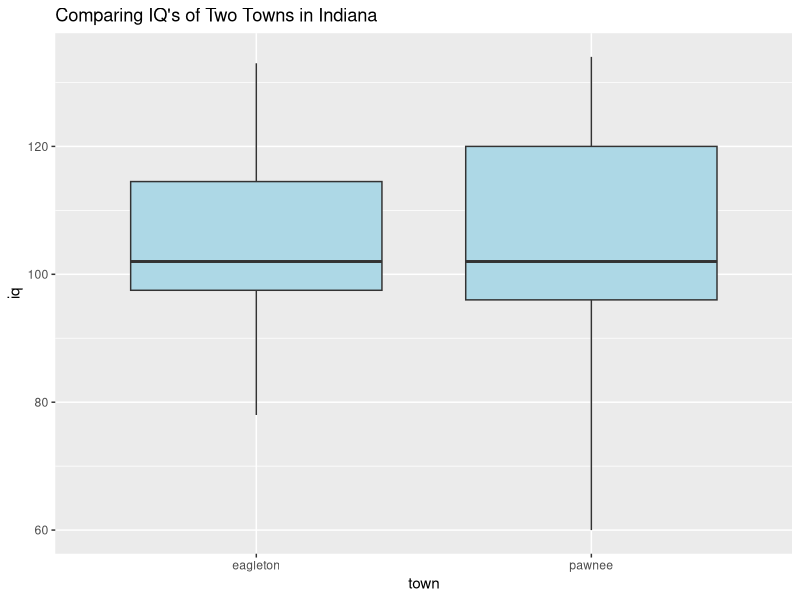
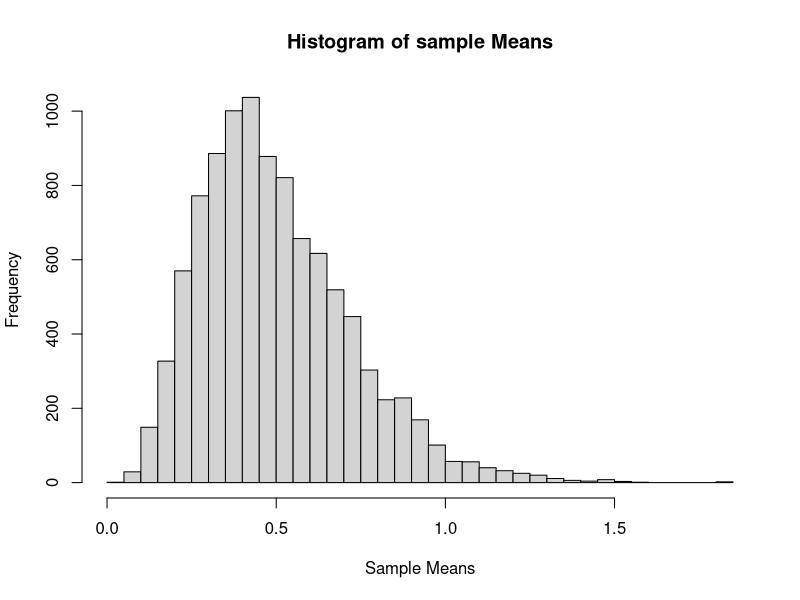
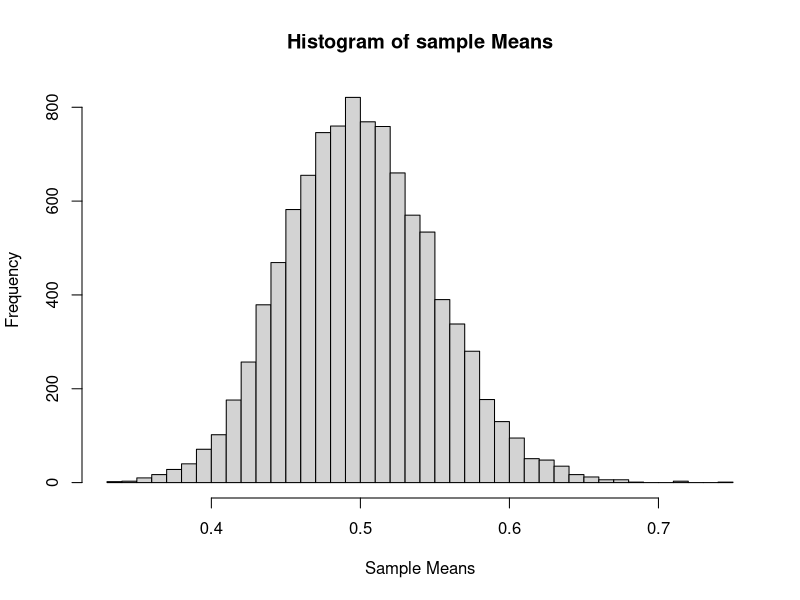
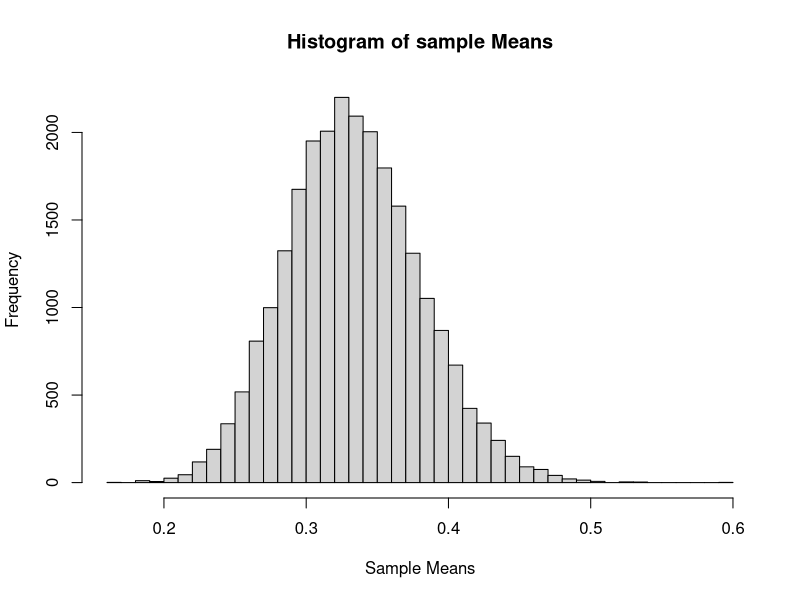
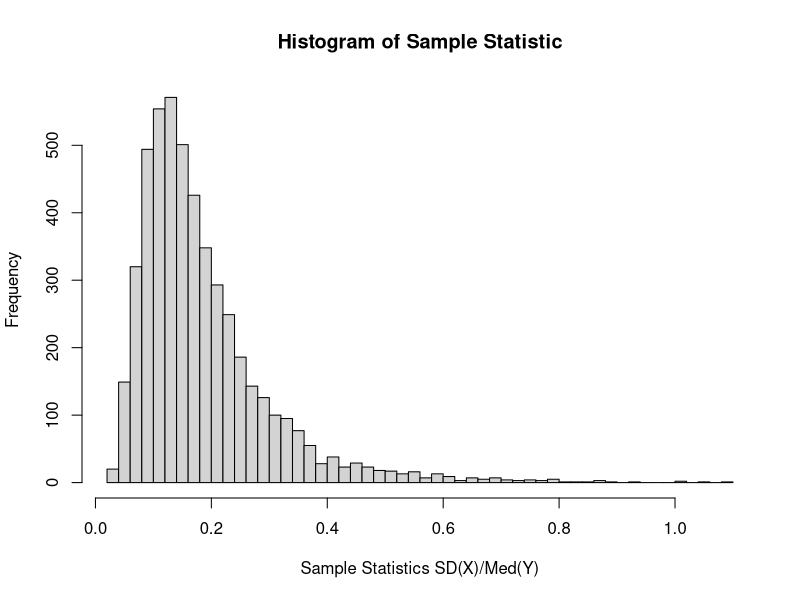

These figures' R source, in order:
## ---- chunk 1
a = 1:10
b = 10:1
c = rep(1, times = 10)
d = 2 ^ (1:10)
## ---- chunk 2
intelligence <- read.csv("intelligence.csv")
## ---- chunk 3
library(ggplot2)
ggplot(intelligence,aes(x=town,y=iq))+geom_boxplot(fill="light blue") + ggtitle("Comparing IQ's of Two Towns in Indiana")
## ---- chunk 4
#Subset Data
pawneeIQ <- intelligence[intelligence$town == "pawnee",1]
eagletonIQ <- intelligence[intelligence$town == "eagleton",1]

t.test(eagletonIQ, pawneeIQ, alternative=c("greater"),var.equal=TRUE)$p.value
## ---- chunk 5
t.test(eagletonIQ,pawneeIQ,alternative=c("two.sided"),var.equal = TRUE)$p.value
## ---- chunk 6

do_t_test = function(x,mu=0) {
  xbar <- mean(x)
  sdx <- sd(x)
  t <- (xbar - mu)/(sdx/sqrt(length(x)))
  pval <- 2*pt(t,df=length(x)-1) #two-sided alternative
  c(t,pval)
}
## ---- chunk 7
make_decision = function(pval,alpha=0.05) {
  ifelse(pval >= alpha,"Fail To Reject.","Reject!")
}

## ---- chunk 8
birthday = 19990503
set.seed(birthday)
## ---- chunk 9
mu = 2
sample_size = 5
samples=10000
x_bars = rep(0,samples)

for (i in 1:samples) {
  x_bars[i] = mean(rexp(sample_size,mu))
}

hist(x_bars,breaks=30,main="Histogram of sample Means",xlab="Sample Means")
## ---- chunk 10
mu = 2
sample_size = 100
sim=10000
x_bars = rep(0,samples)

for (i in 1:sim) {
  x_bars[i] = mean(rexp(sample_size,mu))
}

hist(x_bars,breaks=30,main="Histogram of sample Means",xlab="Sample Means")
## ---- chunk 11
sim_xbars_exp = function(sample_size,samples,mu) {
  x_bars = rep(0,samples)
  for (i in 1:samples) {
    x_bars[i] = mean(rexp(sample_size,mu))
  }
  x_bars
}

hist(sim_xbars_exp(50,25000,3), breaks=50,main="Histogram of sample Means",xlab="Sample Means")
## ---- chunk 12
set.seed(birthday)

nx=10
ny=5
samples = 5000

#make an empty data frame
df= data.frame(rep(0,samples))

X = apply(df,1, function(df) sd(rexp(nx,2)))
Y = apply(df,1, function(df) median(rpois(ny,3)))
statistic = X/Y

hist(statistic, breaks=50,main="Histogram of Sample Statistic",xlab="Sample Statistics SD(X)/Med(Y)")

